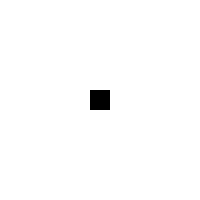
Frame 1 (no input)
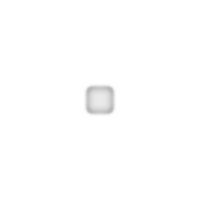
Frame 60 (no input)
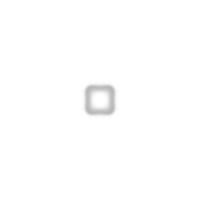
Frame 120 (the mouse pressed at the canvas centre since frame 60)

The p5.js sketch that drew these frames (run headless with seeded random() and noise() and a simulated clock; from frame 60 on, the mouse is pressed at the canvas centre):

// p5.js sketch
// ── sketch.js
let width = 200;
let height = 200;

let grid;
let next;

let dA = 1;
let dB = 0.5;
let fd = 0.055;
let k = 0.062;

let dT = 1;

function setup() {
    createCanvas(width, height);
    pixelDensity(1);

    grid = [];
    next = [];
    for (let x = 0; x < width; x++) {
        grid[x] = [];
        next[x] = [];
        for (let y = 0; y < height; y++) {
            grid[x][y] = { a: 1, b: 0 };
            next[x][y] = { a: 1, b: 0 };
        }
    }

    for (let x = 90; x < 110; x++) {
        for (let y = 90; y < 110; y++) {
            grid[x][y].b = 1
        }
    }
}


function draw() {
    background(51);

    for (let x = 1; x < width - 1; x++) {
        for (let y = 1; y < height - 1; y++) {
            // next[x][y].a = grid[x][y].a * 0.99;
            // next[x][y].b = grid[x][y].b * 0.89;
            let a = grid[x][y].a
            let b = grid[x][y].b
            next[x][y].a = a + (dA * laplaceA(x, y) - (a * b * b) + fd * (1 - a)) * dT;
            next[x][y].b = b + (dB * laplaceB(x, y) + (a * b * b) - (k + fd) * b) * dT;
        }
    }

    loadPixels();
    for (let x = 0; x < width; x++) {
        for (let y = 0; y < height; y++) {
            let c = color(255, 0, 100);
            let p = 4 * (x + y * width);
            pixels[p + 0] = floor(255 * next[x][y].a);
            pixels[p + 1] = floor(255 * next[x][y].a);
            pixels[p + 2] = floor(255 * next[x][y].a);
            pixels[p + 3] = floor(255 * next[x][y].b);
        }
    }
    updatePixels();

    swap();
}


function swap() {
    let temp = grid;
    grid = next;
    next = temp;
}

function laplaceA(x, y) {
    let sum = 0;
    sum += grid[x][y].a * -1;
    sum += grid[x - 1][y].a * .2;
    sum += grid[x + 1][y].a * .2;
    sum += grid[x][y - 1].a * .2;
    sum += grid[x][y + 1].a * .2;
    sum += grid[x - 1][y - 1].a * .05;
    sum += grid[x - 1][y + 1].a * .05;
    sum += grid[x + 1][y - 1].a * .05;
    sum += grid[x + 1][y + 1].a * .05;
    return sum;
}

function laplaceB(x, y) {
    let sum = 0;
    sum += grid[x][y].b * -1;
    sum += grid[x - 1][y].b * .2;
    sum += grid[x + 1][y].b * .2;
    sum += grid[x][y - 1].b * .2;
    sum += grid[x][y + 1].b * .2;
    sum += grid[x - 1][y - 1].b * .05;
    sum += grid[x - 1][y + 1].b * .05;
    sum += grid[x + 1][y - 1].b * .05;
    sum += grid[x + 1][y + 1].b * .05;
    return sum;
}
